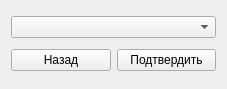
<?xml version="1.0" encoding="UTF-8"?>
<ui version="4.0">
    <class>delete_column</class>
    <widget class="QWidget" name="delete_column">
        <property name="geometry">
            <rect>
                <x>0</x>
                <y>0</y>
                <width>227</width>
                <height>89</height>
            </rect>
        </property>
        <property name="sizePolicy">
            <sizepolicy hsizetype="Fixed" vsizetype="Fixed">
                <horstretch>0</horstretch>
                <verstretch>0</verstretch>
            </sizepolicy>
        </property>
        <property name="windowTitle">
            <string>Удаление столбца</string>
        </property>
        <layout class="QGridLayout" name="gridLayout">
            <item row="0" column="0" colspan="2">
                <widget class="QComboBox" name="comboBox"/>
            </item>
            <item row="1" column="0">
                <widget class="QPushButton" name="pushButton_back">
                    <property name="text">
                        <string>Назад</string>
                    </property>
                </widget>
            </item>
            <item row="1" column="1">
                <widget class="QPushButton" name="pushButton_submit">
                    <property name="text">
                        <string>Подтвердить</string>
                    </property>
                </widget>
            </item>
        </layout>
    </widget>
    <resources/>
    <connections/>
</ui>
